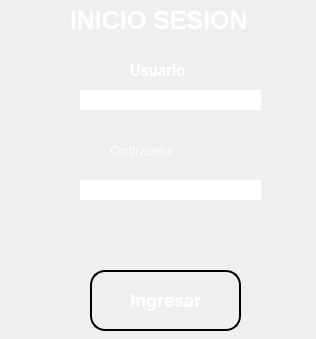
<?xml version="1.0" encoding="UTF-8"?>
<ui version="4.0">
 <class>Login_Menu</class>
 <widget class="QDialog" name="Login_Menu">
  <property name="geometry">
   <rect>
    <x>0</x>
    <y>0</y>
    <width>316</width>
    <height>339</height>
   </rect>
  </property>
  <property name="windowTitle">
   <string>Sistema Ventas Ferreteria Teran</string>
  </property>
  <property name="windowIcon">
   <iconset resource="../../Imagenes/imagenes_proyecto.qrc">
    <normaloff>:/iconos/Principal.ico</normaloff>:/iconos/Principal.ico</iconset>
  </property>
  <property name="styleSheet">
   <string notr="true">QPushButton{
	
	font: bold 14pt &quot;Roboto&quot;;
	border-radius:15px;
	border:2px solid black;
	color:rgb(255, 255, 255)
}

QPushButton:pressed { 
	background-color: rgb(32, 90, 143);
	border-style: inset;
}

QLineEdit{
border-radius:15px
}



</string>
  </property>
  <widget class="QLabel" name="fondo_pantalla">
   <property name="geometry">
    <rect>
     <x>0</x>
     <y>0</y>
     <width>321</width>
     <height>341</height>
    </rect>
   </property>
   <property name="text">
    <string/>
   </property>
   <property name="pixmap">
    <pixmap resource="../../Imagenes/imagenes_proyecto.qrc">:/iconos/logo_login.PNG</pixmap>
   </property>
   <property name="scaledContents">
    <bool>true</bool>
   </property>
  </widget>
  <widget class="QLabel" name="lbl_usuario">
   <property name="geometry">
    <rect>
     <x>130</x>
     <y>60</y>
     <width>71</width>
     <height>20</height>
    </rect>
   </property>
   <property name="font">
    <font>
     <family>Roboto</family>
     <pointsize>12</pointsize>
     <weight>75</weight>
     <italic>false</italic>
     <bold>true</bold>
    </font>
   </property>
   <property name="styleSheet">
    <string notr="true">color:rgb(255, 255, 255);
font: bold 12pt &quot;Roboto&quot;;</string>
   </property>
   <property name="text">
    <string>Usuario</string>
   </property>
  </widget>
  <widget class="QLabel" name="lbl_passwo">
   <property name="geometry">
    <rect>
     <x>110</x>
     <y>140</y>
     <width>101</width>
     <height>21</height>
    </rect>
   </property>
   <property name="styleSheet">
    <string notr="true">color:rgb(255, 255, 255);
font: bold 12pt &quot;Roboto&quot;;</string>
   </property>
   <property name="text">
    <string>Contraseña</string>
   </property>
  </widget>
  <widget class="QPushButton" name="btn_ingresar">
   <property name="geometry">
    <rect>
     <x>90</x>
     <y>270</y>
     <width>151</width>
     <height>61</height>
    </rect>
   </property>
   <property name="font">
    <font>
     <family>Roboto</family>
     <pointsize>14</pointsize>
     <weight>75</weight>
     <italic>false</italic>
     <bold>true</bold>
    </font>
   </property>
   <property name="text">
    <string>Ingresar</string>
   </property>
   <property name="icon">
    <iconset resource="../../Imagenes/imagenes_proyecto.qrc">
     <normaloff>:/iconos/login.png</normaloff>:/iconos/login.png</iconset>
   </property>
   <property name="iconSize">
    <size>
     <width>50</width>
     <height>50</height>
    </size>
   </property>
  </widget>
  <widget class="QLineEdit" name="entry_user">
   <property name="geometry">
    <rect>
     <x>80</x>
     <y>90</y>
     <width>181</width>
     <height>20</height>
    </rect>
   </property>
   <property name="text">
    <string/>
   </property>
   <property name="alignment">
    <set>Qt::AlignCenter</set>
   </property>
  </widget>
  <widget class="QLineEdit" name="entry_password">
   <property name="geometry">
    <rect>
     <x>80</x>
     <y>180</y>
     <width>181</width>
     <height>20</height>
    </rect>
   </property>
   <property name="echoMode">
    <enum>QLineEdit::Password</enum>
   </property>
   <property name="alignment">
    <set>Qt::AlignCenter</set>
   </property>
  </widget>
  <widget class="QLabel" name="lbl_ico">
   <property name="geometry">
    <rect>
     <x>80</x>
     <y>40</y>
     <width>51</width>
     <height>41</height>
    </rect>
   </property>
   <property name="text">
    <string/>
   </property>
   <property name="pixmap">
    <pixmap resource="../../Imagenes/imagenes_proyecto.qrc">:/iconos/user.png</pixmap>
   </property>
   <property name="scaledContents">
    <bool>true</bool>
   </property>
  </widget>
  <widget class="QLabel" name="lbl_pss">
   <property name="geometry">
    <rect>
     <x>60</x>
     <y>130</y>
     <width>51</width>
     <height>41</height>
    </rect>
   </property>
   <property name="text">
    <string/>
   </property>
   <property name="pixmap">
    <pixmap resource="../../Imagenes/imagenes_proyecto.qrc">:/iconos/password.png</pixmap>
   </property>
   <property name="scaledContents">
    <bool>true</bool>
   </property>
  </widget>
  <widget class="QLabel" name="lbl_titulo">
   <property name="geometry">
    <rect>
     <x>70</x>
     <y>0</y>
     <width>201</width>
     <height>41</height>
    </rect>
   </property>
   <property name="font">
    <font>
     <pointsize>19</pointsize>
     <weight>75</weight>
     <bold>true</bold>
    </font>
   </property>
   <property name="styleSheet">
    <string notr="true">color:rgb(255, 255, 255)</string>
   </property>
   <property name="text">
    <string>INICIO SESION</string>
   </property>
  </widget>
 </widget>
 <resources>
  <include location="../../Imagenes/imagenes_proyecto.qrc"/>
 </resources>
 <connections/>
</ui>
